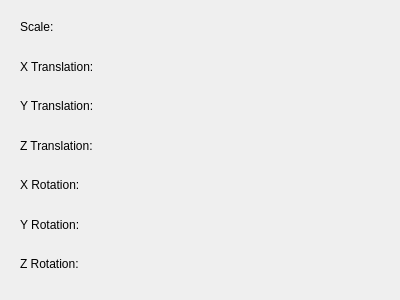
<?xml version="1.0" encoding="UTF-8"?>
<ui version="4.0">
 <class>statuswidget</class>
 <widget class="QWidget" name="statuswidget">
  <property name="geometry">
   <rect>
    <x>0</x>
    <y>0</y>
    <width>400</width>
    <height>300</height>
   </rect>
  </property>
  <property name="windowTitle">
   <string>Form</string>
  </property>
  <widget class="QWidget" name="layoutWidget">
   <property name="geometry">
    <rect>
     <x>210</x>
     <y>10</y>
     <width>151</width>
     <height>271</height>
    </rect>
   </property>
   <layout class="QVBoxLayout" name="verticalLayout_2">
    <item>
     <widget class="QLabel" name="label_scale">
      <property name="text">
       <string/>
      </property>
     </widget>
    </item>
    <item>
     <widget class="QLabel" name="label_x_tran">
      <property name="text">
       <string/>
      </property>
     </widget>
    </item>
    <item>
     <widget class="QLabel" name="label_y_tran">
      <property name="text">
       <string/>
      </property>
     </widget>
    </item>
    <item>
     <widget class="QLabel" name="label_z_tran">
      <property name="text">
       <string/>
      </property>
     </widget>
    </item>
    <item>
     <widget class="QLabel" name="label_x_rot">
      <property name="text">
       <string/>
      </property>
     </widget>
    </item>
    <item>
     <widget class="QLabel" name="label_y_rot">
      <property name="text">
       <string/>
      </property>
     </widget>
    </item>
    <item>
     <widget class="QLabel" name="label_z_rot">
      <property name="text">
       <string/>
      </property>
     </widget>
    </item>
   </layout>
  </widget>
  <widget class="QWidget" name="">
   <property name="geometry">
    <rect>
     <x>20</x>
     <y>10</y>
     <width>151</width>
     <height>271</height>
    </rect>
   </property>
   <layout class="QVBoxLayout" name="verticalLayout">
    <item>
     <widget class="QLabel" name="label_6">
      <property name="text">
       <string>Scale:</string>
      </property>
     </widget>
    </item>
    <item>
     <widget class="QLabel" name="label">
      <property name="text">
       <string>X Translation:</string>
      </property>
     </widget>
    </item>
    <item>
     <widget class="QLabel" name="label_7">
      <property name="text">
       <string>Y Translation:</string>
      </property>
     </widget>
    </item>
    <item>
     <widget class="QLabel" name="label_4">
      <property name="text">
       <string>Z Translation:</string>
      </property>
     </widget>
    </item>
    <item>
     <widget class="QLabel" name="label_3">
      <property name="text">
       <string>X Rotation:</string>
      </property>
     </widget>
    </item>
    <item>
     <widget class="QLabel" name="label_5">
      <property name="text">
       <string>Y Rotation:</string>
      </property>
     </widget>
    </item>
    <item>
     <widget class="QLabel" name="label_2">
      <property name="text">
       <string>Z Rotation:</string>
      </property>
     </widget>
    </item>
   </layout>
  </widget>
 </widget>
 <resources/>
 <connections/>
</ui>
